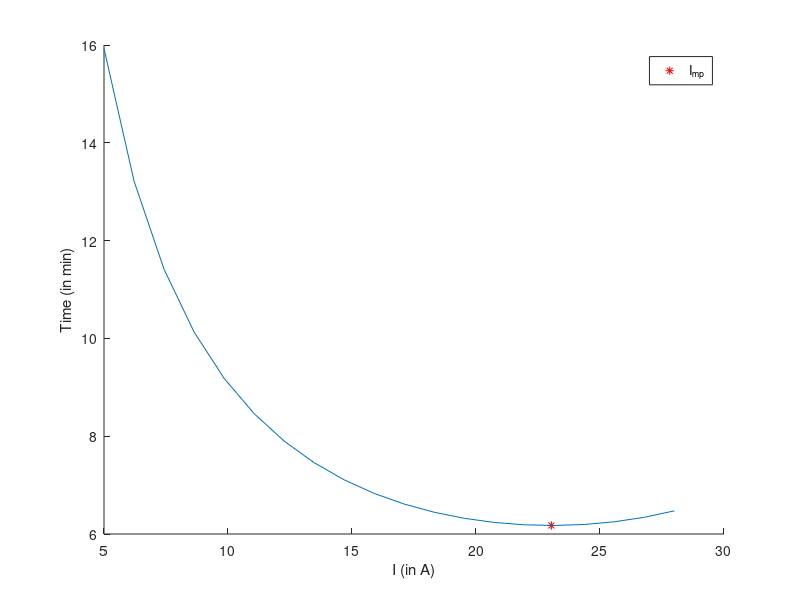

Write the MATLAB code that produced this figure.
alpha = 400*10^(-6);
density = 10^(-5);
L = 2*10^(-3);
A = 4*10^(-6);
k = 2*1.52*10^(-2);
T_c = 15 + 273;
T_h = 40 + 273;
R = density*L/A;
K = k*A/L;
Z = alpha^2/(density*k);
I_mp = alpha * T_c/R;
m = 1;
C_p = 4.2e3;
T = 30+273;
n=128;
i = 1;
time = zeros(20,1);
%time (in min)
for I = linspace(5,28,20)
    time(i) = m*C_p*(T-T_c)/(n*(alpha*T_c.*I - 1/2*I.^2.*R - K*(T_c-T_h)))/60;
    i = i+1;
end
I = linspace(5,28,20);
time_mp = m*C_p*(T-T_c)/(n*(alpha*T_c.*I_mp - 1/2*I_mp.^2.*R - K*(T_c-T_h)))/60;
hold on
plot(I_mp,time_mp,'r*')
plot(I,time)
xlabel("I (in A)")
ylabel("Time (in min)")
legend("I_m_p");
hold off